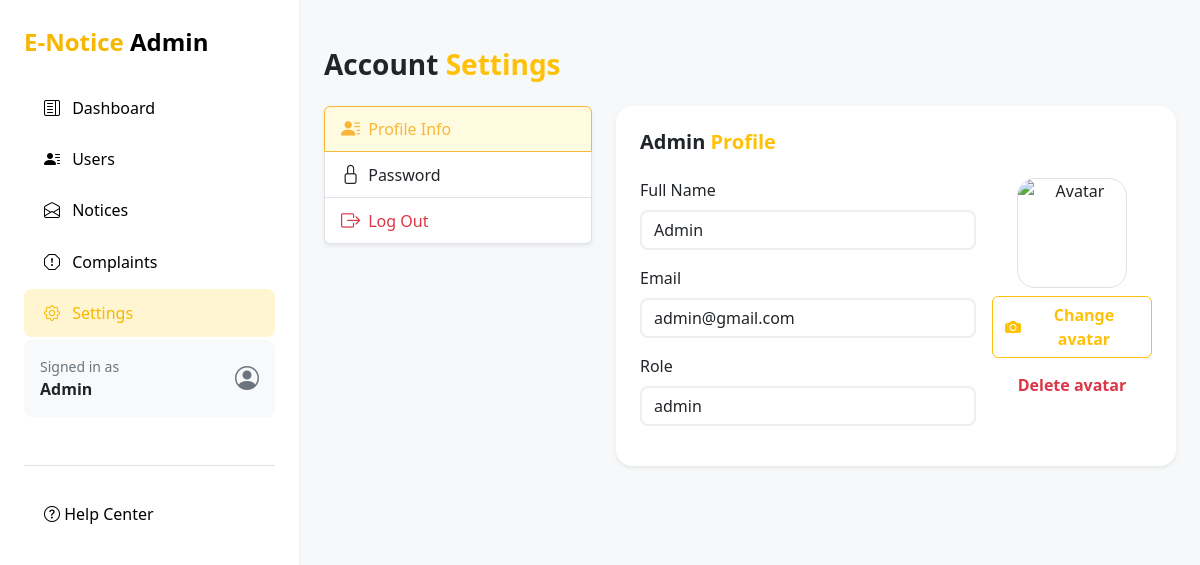
Screenshot of /admin/settings.php (signed in) with the database file from the repository.
### tables this page shows
CREATE TABLE IF NOT EXISTS `users` (
  `id` int NOT NULL AUTO_INCREMENT,
  `name` varchar(100) NOT NULL,
  `email` varchar(150) NOT NULL,
  `password` varchar(255) NOT NULL,
  `avatar` varchar(255) DEFAULT NULL,
  `role` enum('student','teacher','admin') DEFAULT 'student',
  `status` enum('pending','approved','rejected') DEFAULT 'pending',
  `email_notify` tinyint(1) NOT NULL DEFAULT '0',
  `created_at` timestamp NULL DEFAULT CURRENT_TIMESTAMP,
  `updated_at` timestamp NULL DEFAULT CURRENT_TIMESTAMP ON UPDATE CURRENT_TIMESTAMP,
  PRIMARY KEY (`id`),
  UNIQUE KEY `email` (`email`)
);

### admin/profile.php (the view, shortened to what this page needs)
<div id="profile-tab" class="settings-section">
    <div class="bg-white p-4 rounded-4 shadow-sm" style="position:relative;">
        <h5 class="fw-bold mb-4">Admin <span class="text-warning">Profile</span></h5>
        <div class="row g-3 justify-content-between">
            <div class="col-md-8">
                <div class="mb-3">
                    <label class="form-label">Full Name</label>
                    <input type="text" class="form-control"
                        value="<?= htmlspecialchars($admin['name'] ?? '') ?>" readonly>
                </div>
                <div class="mb-3">
                    <label class="form-label">Email</label>
                    <input type="text" class="form-control"
                        value="<?= htmlspecialchars($admin['email'] ?? '') ?>" readonly>
                </div>
                <div class="mb-3">
                    <label class="form-label">Role</label>
                    <input type="text" class="form-control"
                        value="<?= htmlspecialchars($admin['role'] ?? '') ?>" readonly>
                </div>
            </div>
            <div class="col-md-4 d-flex flex-column align-items-center">
                <form method="POST" enctype="multipart/form-data" class="w-100 text-center">
                    <label for="avatarInput" class="d-flex flex-column align-items-center mb-2" style="cursor: pointer;">
                        <img id="avatarPreview"
                            src="<?= !empty($admin['avatar']) ? '../' . htmlspecialchars($admin['avatar']) : 'https://upload.wikimedia.org/wikipedia/commons/9/99/Sample_User_Icon.png' ?>"
                            alt="Avatar"
                            class="border mb-2"
                            style="width: 110px; height: 110px; border-radius: 18px; object-fit: cover;" />
                        <button type="button" class="btn btn-outline-warning w-100 fw-semibold d-flex align-items-center justify-content-center" style="pointer-events:none;">
                            <i class="bi bi-camera-fill me-2"></i>Change avatar
                        </button>
                    </label>
                    <button class="btn btn-link text-danger w-100 fw-semibold" style="text-decoration:none;" name="delete_avatar" type="submit">
                        Delete avatar
                    </button>
                </form>
            </div>
        </div>
    </div>
</div>

### admin/assets/css/style.css (style rules this page uses)
body { background: #f7f8fa; }
.bg-white { background: #fff; }
.form-control, .form-select { border-radius: 8px !important; border: 2px solid #eee !important; font-size: 1rem !important; transition: border-color 0.2s; }

### rows the page displays
users: name "Admin", email "admin@gmail.com", role "admin"

### other values shown
$_SESSION['user_name'] "Admin"
